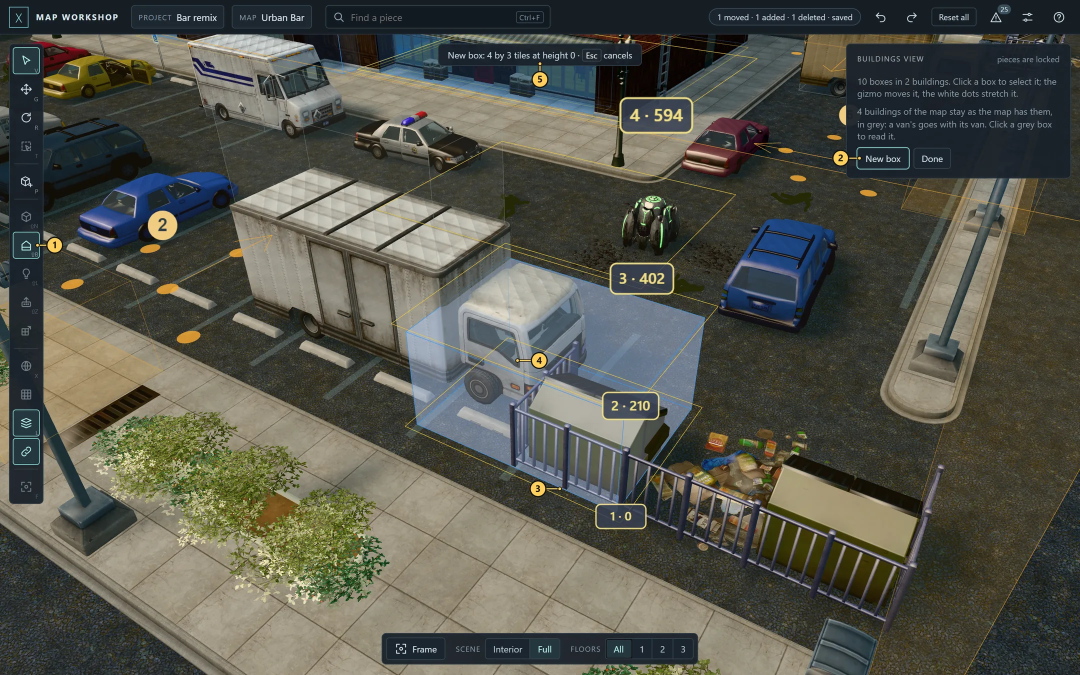
#> input picture tools/release/guide/shots/buildings-draw.webp, 2160 x 1350 px (shown at 1/2 size)
$ python -i likeness.py   (imports and definitions only)
#> lines starting #> are read from the running program, lines starting #| are printed output that depends on the picture
#> further down, picture is the input picture: PIL image 2160x1350 RGB; mean R, G, B 85.2, 85.6, 75.6
"""Track H of the game-likeness plan: the same places shot in the game and in the editor, put side by side and
scored, so that "closer to the game" is a number and a picture. A lab tool: not shipped, and no test fails on a score.

The shot list is likeness_shots.json beside this: for each of four maps three cameras, each the game's overhead
camera (what it looks at, its yaw, pitch and distance, its field of view across the picture's width).

  python -B tools/lab/likeness.py steps <map>
      the hidden run's steps that take the game's shots of a map (for hidden_game.py send, one shot a camera)
  python -B tools/lab/likeness.py editor --stage <stage> [--look neutral] [--maps <map> ...] [--port 8794]
      [--cache <cache>] [--flag <url flag> ...]
      the editor's shots: a test server on the cache, the page in Edge (Playwright), the same cameras
  python -B tools/lab/likeness.py sheet --stage <stage> [--look neutral]
      a sheet a map of the game's shots beside the editor's
  python -B tools/lab/likeness.py overlay <game.png> <editor.png> <out.png>
      the two pictures' edges laid over each other (a camera's check: a building's edges line up)
  python -B tools/lab/likeness.py score --stage <stage> [--look neutral] [--note <words>]
      the scores: scores.json beside the shots and rows of the plan's progress file

The game's shots are in <shots>/game/<id>.png (the reference, taken once), the editor's in
<shots>/<stage>/<look>/<id>.png; <shots> is private/shots/likeness unless --shots names another folder.

The score: both pictures blurred and shrunk to a grid of 32 by 18 cells, each cell's colour in CIELAB, and the mean
difference over the cells (CIE76), with its lightness part (the mean |dL|) and its hue part (the mean of the a, b
plane's distance) apart. It measures light, hue and fog, not detail. A shot list's `mask` (rectangles in fractions
of the picture: x0, y0, x1, y1) leaves out the cells under the game's interface.
"""
import argparse
import base64
import datetime
import json
import math
from pathlib import Path
import subprocess
import sys
import tempfile
import time
from urllib.request import urlopen

HERE = Path(__file__).resolve().parent
REPO = HERE.parents[1]
SHOTS_FILE = HERE / 'likeness_shots.json'
SHOTS = REPO / 'private' / 'shots' / 'likeness'
PROGRESS = REPO / 'private' / 'plans' / 'todo' / 'game-likeness-progress.md'
GRID = (32, 18)
LOOKS = ('neutral', 'map', 'map-no-area', 'game')


def shot_list(path=SHOTS_FILE):
    return json.loads(Path(path).read_text(encoding='utf-8'))


# [44 lines left out: functions cameras, camera_place, vertical_fov, game_steps, not called in this run]


# ---------------------------------------------------------------------------------------------------------------
# The editor's shots

SET_CAMERA = """([target, place, fov, size]) => {
  const v = window.viewer;
  v.select(null);
  v.controls.target.set(target[0], target[2], target[1]);
  v.camera.position.set(place[0], place[2], place[1]);
  v.camera.fov = fov; v.camera.aspect = size[0] / size[1];
  v.camera.updateProjectionMatrix(); v.controls.update();
}"""

# Members put over the map's atmosphere: a new atmosphere object (the Game look's frame works its values out again for
# a new one), the map's world settings with the members over them, and the look applied again (the fog's uniforms).
ATMOSPHERE = """over => {
  const v = window.viewer, a = v.data.atmosphere ?? { world: { fog: {}, postProcess: {} }, volumes: [] };
  v.data.atmosphere = { ...a, world: { ...a.world, fog: { ...a.world.fog, ...(over.fog ?? {}) },
                                       postProcess: { ...a.world.postProcess, ...(over.postProcess ?? {}) } } };
  v.setLook(document.getElementById('lighting').value === 'game' ? 'game' : 'neutral');
}"""

# The view taken at the shot's size without the editor's helpers (the page's grabView), then the renderer put back.
GRAB = """([target, place, fov, size]) => {
  const v = window.viewer, r = v.renderer;
  const w0 = r.domElement.width, h0 = r.domElement.height, ratio = r.getPixelRatio();
  const aspect0 = v.camera.aspect, fov0 = v.camera.fov;
  r.setPixelRatio(1); r.setSize(size[0], size[1], false);
  v.controls.target.set(target[0], target[2], target[1]);
  v.camera.position.set(place[0], place[2], place[1]);
  v.camera.fov = fov; v.camera.aspect = size[0] / size[1];
  v.camera.updateProjectionMatrix(); v.controls.update(); v.camera.updateMatrixWorld(true);
  try { return v.grabView(); }
  finally { r.setPixelRatio(ratio); r.setSize(w0 / ratio, h0 / ratio, false); v.camera.aspect = aspect0; v.camera.fov = fov0; v.camera.updateProjectionMatrix(); }
}"""


# [134 lines left out: functions wait_for, editor_shots, load, sheet, overlay, not called in this run]


def lab_cells(picture, mask=None):
    """The picture's 32 by 18 cells in CIELAB (D65), and a flag a cell for those left out by `mask`."""
    import numpy as np
    from PIL import ImageFilter
    w, h = picture.size
#> w = 2160; h = 1350
    blurred = picture.filter(ImageFilter.GaussianBlur(radius=max(w / GRID[0], h / GRID[1]) / 2))
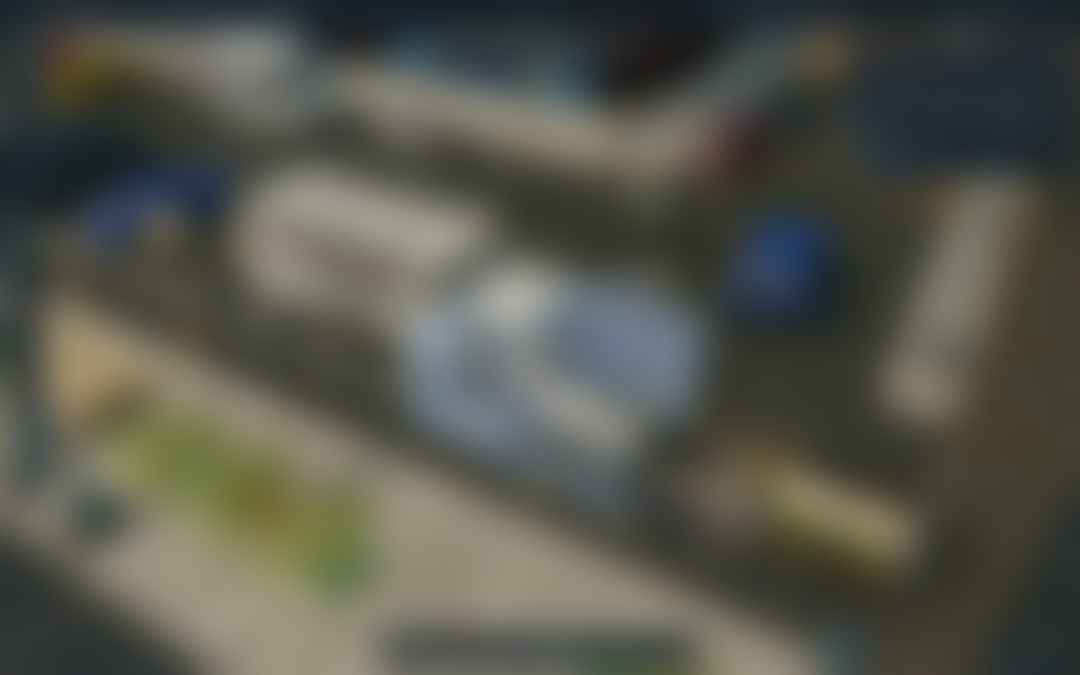
#> blurred: PIL image 2160x1350 RGB (shown at 1/2 size); mean R, G, B 85.3, 85.7, 75.6
    from PIL import Image
    small = np.asarray(blurred.resize(GRID, Image.BOX), dtype=np.float64) / 255.0
    linear = np.where(small <= 0.04045, small / 12.92, ((small + 0.055) / 1.055) ** 2.4)
    m = np.array([[0.4124564, 0.3575761, 0.1804375],
                  [0.2126729, 0.7151522, 0.0721750],
                  [0.0193339, 0.1191920, 0.9503041]])
    xyz = linear @ m.T / np.array([0.95047, 1.0, 1.08883])
    f = np.where(xyz > (6 / 29) ** 3, np.cbrt(xyz), xyz / (3 * (6 / 29) ** 2) + 4 / 29)
    lab = np.stack([116 * f[..., 1] - 16, 500 * (f[..., 0] - f[..., 1]), 200 * (f[..., 1] - f[..., 2])], axis=-1)
    keep = np.ones(GRID[::-1], dtype=bool)
    for x0, y0, x1, y1 in mask or ():
        for j in range(GRID[1]):
            for i in range(GRID[0]):
                cx0, cy0, cx1, cy1 = i / GRID[0], j / GRID[1], (i + 1) / GRID[0], (j + 1) / GRID[1]
                if cx0 < x1 and cx1 > x0 and cy0 < y1 and cy1 > y0:
                    keep[j, i] = False
    return lab, keep


# [107 lines left out: functions score_pair, score, add_rows, main, not called in this run]


# [2 lines not run here, left out]

>>> from PIL import Image
>>> picture = Image.open('../release/guide/shots/buildings-draw.webp')
>>> result = lab_cells(picture)

$ run again, on tools/release/guide/shots/add-effects.webp
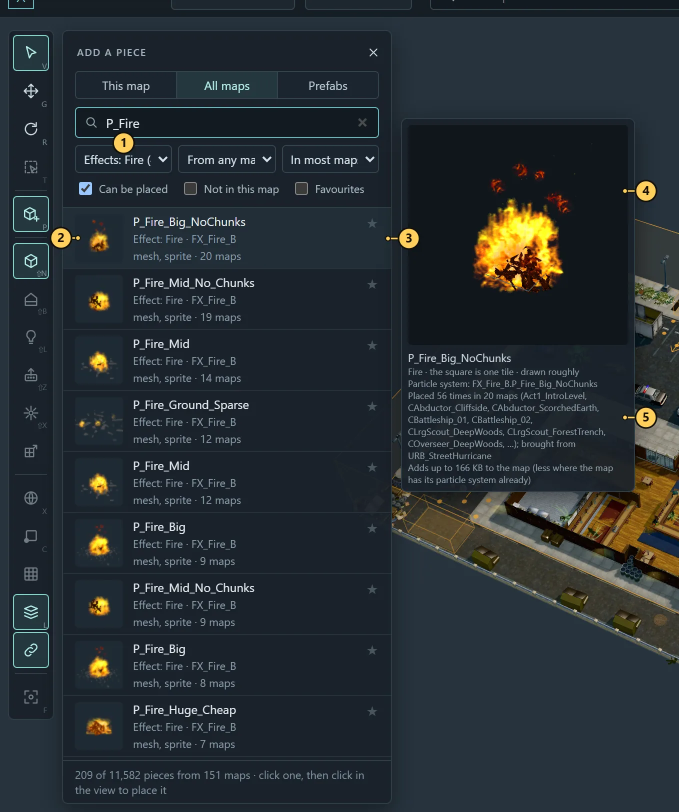
#> input picture tools/release/guide/shots/add-effects.webp, 1358 x 1624 px (shown at 1/2 size)
#> picture is the input picture: PIL image 1358x1624 RGB; mean R, G, B 39.3, 46.7, 51.2
#> in lab_cells, `blurred = picture.filter(ImageFilter.GaussianBlur(radius=max(w / GRID[..`:
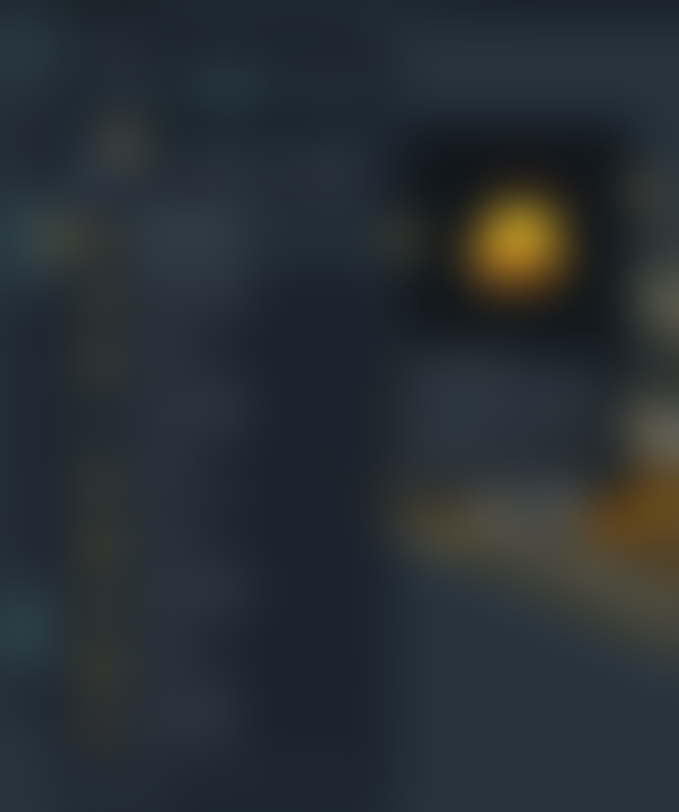
#> blurred: PIL image 1358x1624 RGB (shown at 1/2 size); mean R, G, B 39.2, 46.6, 51.2

$ run again, on tools/release/guide/shots/add.webp
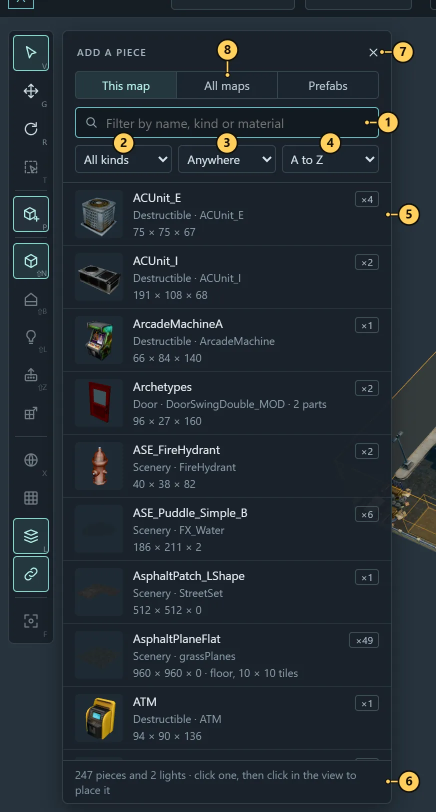
#> input picture tools/release/guide/shots/add.webp, 872 x 1624 px (shown at 1/2 size)
#> picture is the input picture: PIL image 872x1624 RGB; mean R, G, B 35.1, 44, 51.3
#> in lab_cells, `blurred = picture.filter(ImageFilter.GaussianBlur(radius=max(w / GRID[..`:
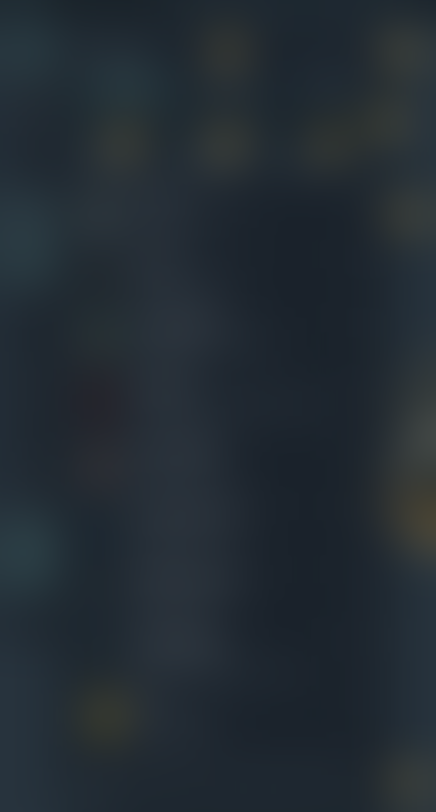
#> blurred: PIL image 872x1624 RGB (shown at 1/2 size); mean R, G, B 35, 43.9, 51.3
